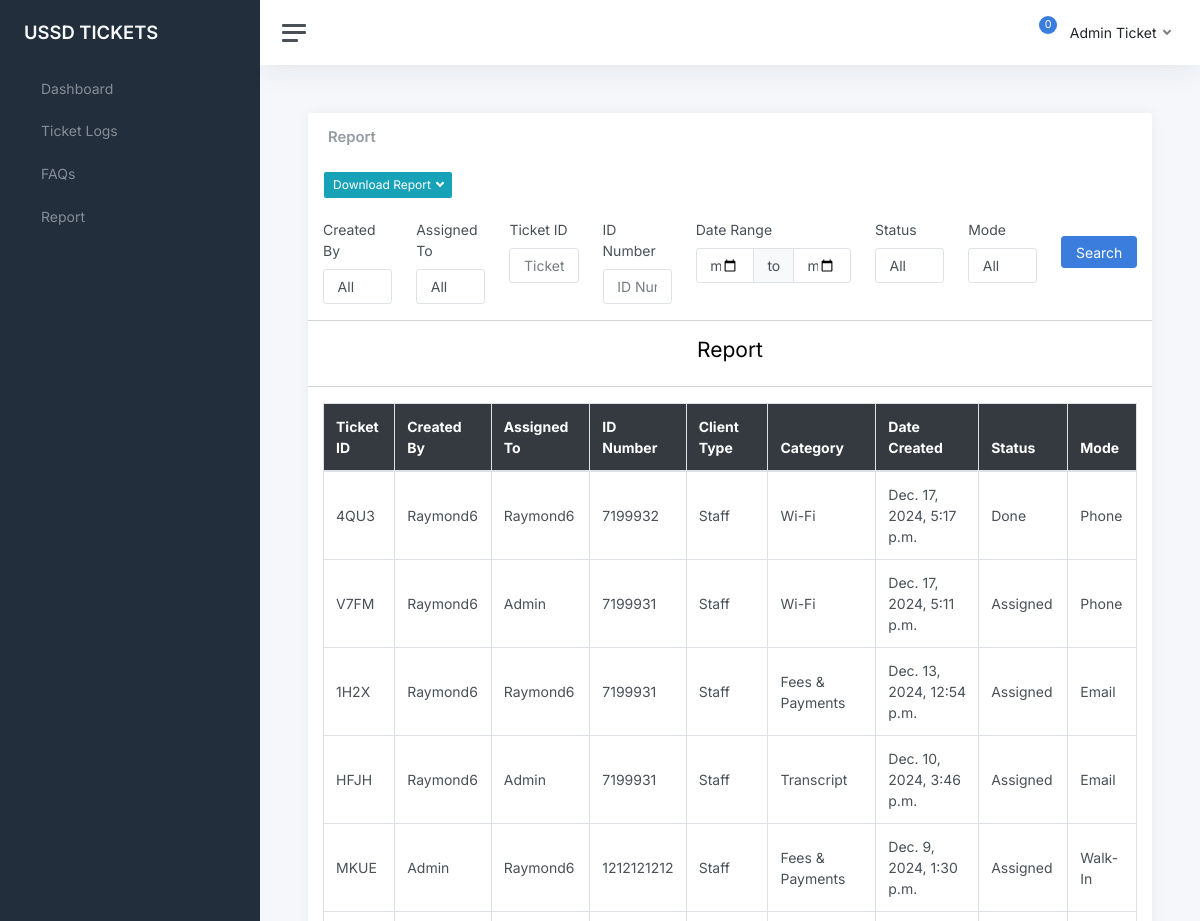
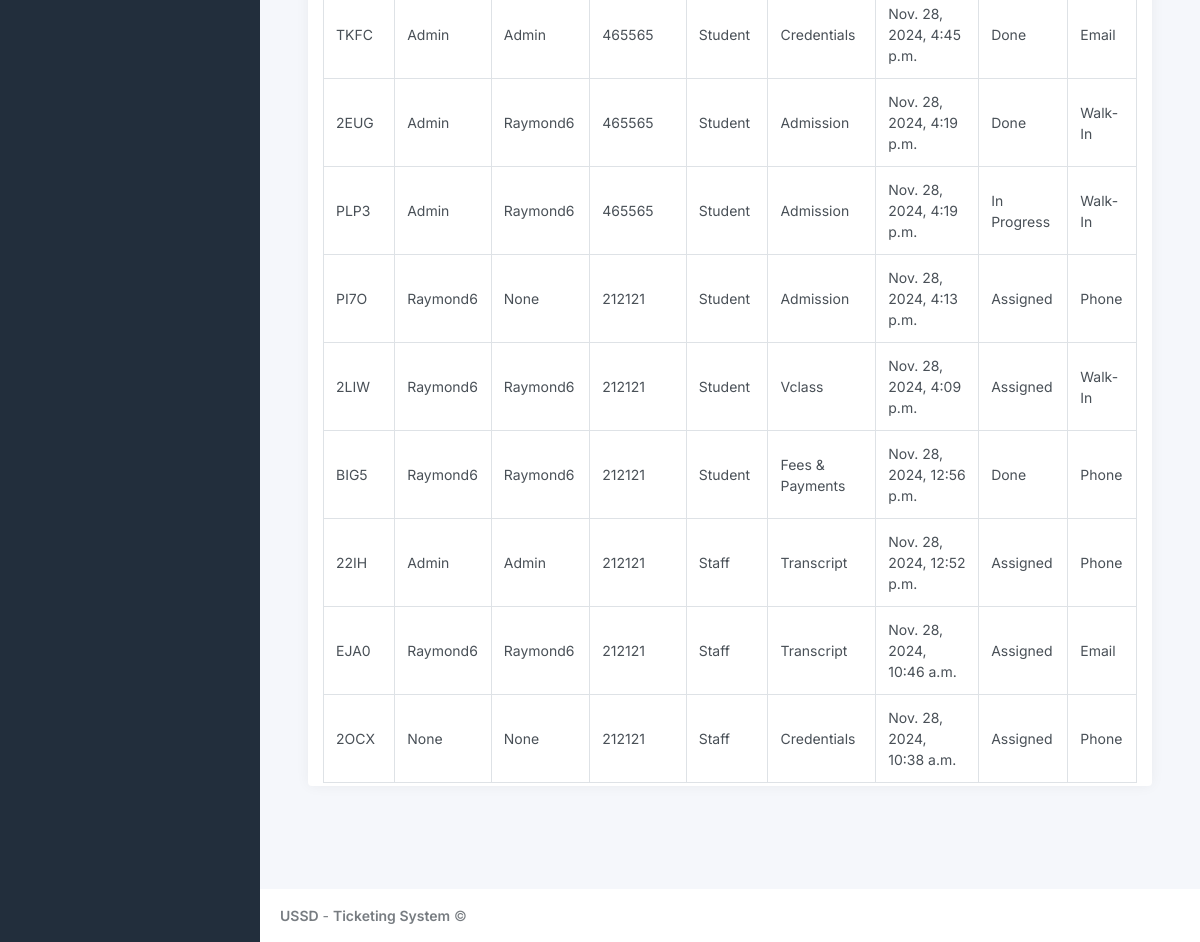
/report (signed in), run on an earlier commit of the app's database (2 pictures, top to bottom).
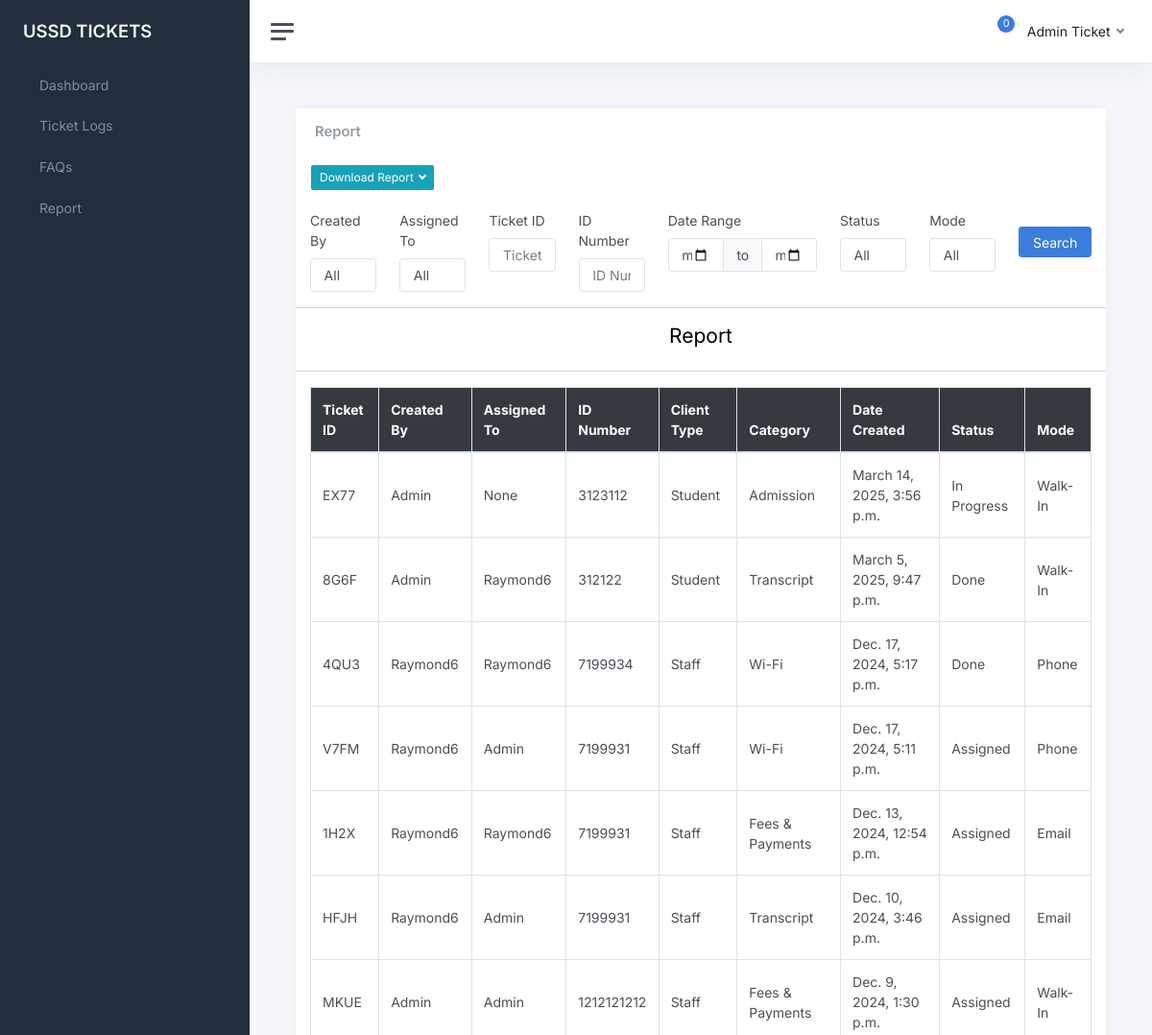
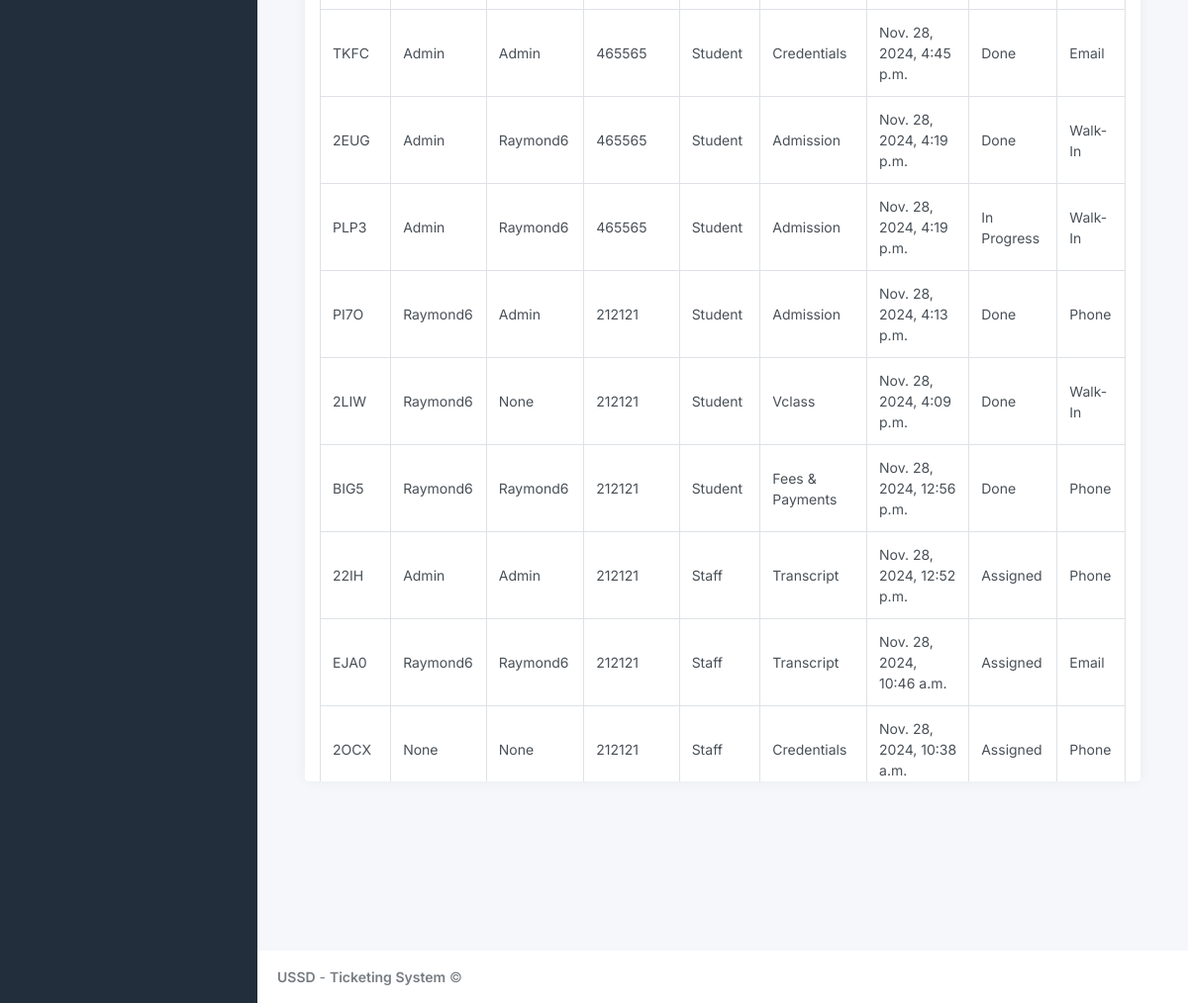
And on a later commit of the database (2 pictures, top to bottom).
### ticksys/models.py (models this page shows, shortened)
class Ticket(models.Model):
    TICKET_STATUS = [
        ('Assigned', 'Assigned'),
        ('In Progress', 'In Progress'),
        ('Done', 'Done'),
    ]
    CLIENT_TYPE = [
        ('Staff', 'Staff'),
        ('Student', 'Student'),
        ('Other', 'Other')
    ]
    MODE_CHOICES = [
        ('Walk-In', 'Walk-In'),
        ('Phone', 'Phone'),
        ('Email', 'Email'),
        ('Other', 'Other')
    ]
    CATEGORY = [
        ('Credentials', 'Credentials'),
        ('Fees & Payments', 'Fees & Payments'),
        ('VClass', 'VClass'),
        ('Transcript', 'Transcript'),
        ('Admission', 'Admission'),
        ('Wi-Fi', 'Wi-Fi'),
        ('AIM App', 'AIM App'),
        ('Telecel', 'Telecel'),
        ('Biometric', 'Biometric'),
        ('Other', 'Other')
    ]
    user = models.ForeignKey(User, models.CASCADE, null=True)
    ticket_number = models.CharField(max_length=4, default=generate_ticket_number, unique=True, editable=False)
    id_number = models.CharField(max_length=20, unique=False)
    description = models.TextField()
    status = models.CharField(max_length=25, choices=TICKET_STATUS, default='In Progress')
    category = models.CharField(max_length=100, choices=CATEGORY)
    client_type = models.CharField(max_length=20, choices=CLIENT_TYPE, default='Student')
    created_at = models.DateTimeField(auto_now_add=True)
    updated_at = models.DateTimeField(auto_now=True)
    mode = models.CharField(max_length=20, choices=MODE_CHOICES, default='Walk-In')
    assigned_to = models.CharField(max_length=30, null=True)
    created_by = models.CharField(max_length=30, null=True)

### ticksys/views.py (the view, shortened to what this page needs)
# urls.py: path('report', user_views.report, name='report'),
def report(request):
    user = request.user
    if request.user.is_superuser:
        tickets = Ticket.objects.annotate(
            month_year=TruncMonth('created_at')
        ).values('month_year').annotate(
            count=Count('id')
        ).order_by('-month_year')
    else:
        tickets = Ticket.objects.filter(Q(user=user) | Q(assigned_to=user.username)).annotate(
            month_year=TruncMonth('created_at')
        ).values('month_year').annotate(
            count=Count('id')
        ).order_by('-month_year')
    status_options = Ticket.objects.values_list('status', flat=True).distinct()
    available_months = [(ticket['month_year'].strftime('%B %Y'), ticket['month_year'].strftime('%Y-%m-01'), ticket['month_year'].strftime('%Y-%m-31')) for ticket in tickets]
    mode_options = Ticket.objects.values_list('mode', flat=True).distinct()
    tl = Ticket.objects.order_by('-id')
    tickets1 = Ticket.objects.all()
    tickets2 = Ticket.objects.filter(Q(user=user) | Q(assigned_to=user.username)).order_by('-id')
    user_set = set()
    assigned_to_set = set()
    for ticket in tickets1:
        if ticket.user:
            user_set.add(ticket.user)
        if ticket.assigned_to:
            assigned_to_set.add(ticket.assigned_to)
    ticket_id = request.GET.get('id')
    ticket_number = request.GET.get('ticket_number')
    created_by = request.GET.get('created_by')
    id_number = request.GET.get('id_number')
    status = request.GET.get('status')
    mode = request.GET.get('mode')
    date_from = request.GET.get('date_from')
    date_to = request.GET.get('date_to')
    assigned_to = request.GET.get('assigned_to')
    request.session['id'] = ticket_id
    request.session['ticket_number'] = ticket_number
    request.session['created_by'] = created_by
    request.session['id_number'] = id_number
    request.session['date_from'] = date_from
    request.session['date_to'] = date_to
    request.session['status'] = status
    request.session['mode'] = mode
    request.session['assigned_to'] = assigned_to
    if request.user.is_superuser:
        tl = tl.filter(
            Q(created_at__range=[date_from, date_to]) if date_from and date_to else Q()
        )
        if is_valid_queryparam(ticket_id):
            tl = tl.filter(id=ticket_id)
        if is_valid_queryparam(ticket_number):
            tl = tl.filter(ticket_number__icontains=ticket_number)
        if is_valid_queryparam(created_by):
            try:
                user = User.objects.get(username=created_by)  # Retrieve the user by username
                tl = tl.filter(Q(user=user))  # Filter by user object
            except User.DoesNotExist:
                tl = tl.none()
        if is_valid_queryparam(id_number):
            tl = tl.filter(id_number__icontains=id_number)
        if is_valid_queryparam(status):
            tl = tl.filter(status=status)
        if is_valid_queryparam(mode):
            tl = tl.filter(mode=mode)
        if is_valid_queryparam(assigned_to):
            tl = tl.filter(assigned_to__icontains=assigned_to)
        page = request.GET.get('page', 1)
        paginator = Paginator(tl, 30)
        try:
            tl = paginator.page(page)
        except PageNotAnInteger:
            tl = paginator.page(1)
        except EmptyPage:
            tl = paginator.page(paginator.num_pages)
    context = {
        'tickets1' : tickets,
        'tickets2' : tickets2,
        'ticket_list': tl,
        'ticket_id' : ticket_id,
        'created_by': created_by,
        'assigned_to' : assigned_to,
        'ticket_number': ticket_number,
        'mode': mode,
        'date_from': date_from,
        'date_to': date_to,
        'status': status,
        'available_months': available_months,
        'user_options': user_set,
        'assigned_to_options': assigned_to_set,
        'status_options' : status_options,
        'mode_options' : mode_options
    }
    return render(request, 'report.html', context)

### ticksys/views.py (called while the page is built)
def is_valid_queryparam(param):
    return param != '' and param is not None

### templates/report.html (shortened to what this page needs)
{% extends 'index.html' %}
    {% block content %}
    <main class="content">
        <div class="container-fluid p-0">
            <div class="row">
                <div class="col-12 d-flex">
                    <div class="card flex-fill">
                        <div class="card-header d-flex justify-content-between align-items-center">
                            <h5 class="card-title mb-0">Report</h5>
                        </div>
                        <div class="row">
                            <div class="col-md-3">
                                <div class="btn-group me-1 mt-2">
                                    <button class="btn btn-info btn-sm dropdown-toggle" type="button"
                                        data-bs-toggle="dropdown" aria-haspopup="true" aria-expanded="false" style="margin-left: 1rem">
                                        Download Report
                                    </button>
                                </div>
                            </div>
                        </div>
                        <br>
                        <div class="col-12">
                            <form action="{% url 'report' %}" method="GET">
                                <div class="row">
                                    {% if request.user.is_superuser  %}
                                    <div class="col">
                                        <label>Created By</label>
                                        <select class="form-control" name='created_by'>
                                            <option value="" {% if not created_by %} selected {% endif %}>All</option>
                                        </select>
                                    </div>
                                    <div class="col">
                                        <label>Assigned To</label>
                                        <select class="form-control" name='assigned_to'>
                                            <option value="" {% if not assigned_to %} selected {% endif %}>All</option>
                                        </select>
                                    </div>
                                    {% endif %}
                                    <div class="col">
                                        <label>Ticket ID</label>
                                        <input type="text" class="form-control" placeholder="Ticket ID" name='ticket_number' {% if ticket_number %} value="{{ticket_number}}" {% endif %}>
                                    </div>
                                    <div class="col">
                                        <label>ID Number</label>
                                        <input type="text" class="form-control" placeholder="ID Number" name='id_number' {% if id_number %} value="{{id_number}}" {% endif %}>
                                    </div>
                                    <div class="col">
                                        <label>Date Range</label>
                                        <div class="input-group">
                                            <input type="date" class="form-control" name="date_from" placeholder="From" {% if date_from %} value="{{ date_from }}" {% endif %}>
                                            <div class="input-group-prepend">
                                                <span class="input-group-text">to</span>
                                            </div>
                                            <input type="date" class="form-control" name="date_to" placeholder="To" {% if date_to %} value="{{ date_to }}" {% endif %}>
                                        </div>
                                    </div>
                                    <div class="col">
                                        <label>Status</label>
                                        <select class="form-control" name='status'>
                                            <option value="" {% if not status %} selected {% endif %}>All</option>
                                        </select>
                                    </div>
                                    <div class="col">
                                        <label>Mode</label>
                                        <select class="form-control" name='mode'>
                                            <option value="" {% if not mode %} selected {% endif %}>All</option>
                                        </select>
                                    </div>
                                    <div class="col" style="padding-top: 2%;">
                                        <button type="submit" class="btn btn-primary">Search</button>
                                    </div>
                                </div>
                            </form>
                        </div>
                        <hr>
            <h3 style="text-align: center;">Report</h3>
        <hr>
        {% if request.user.is_superuser  %}
        <div class="col-12">
            <div style="max-height: 70vh; overflow-y: auto;">
                <table class="table table-bordered">
                    <thead class="thead-dark">
                    <tr>
                        <th scope="col">Ticket ID</th>
                        <th scope="col">Created By</th>
                        <th scope="col">Assigned To</th>
                        <th scope="col">ID Number</th>
                        <th scope="col">Client Type</th>
                        <th scope="col">Category</th>
                        <th scope="col">Date Created</th>
                        <th scope="col">Status</th>
                        <th scope="col">Mode</th>
                    </tr>
                    </thead>
                    <tbody class="table-group-divider">
                        {% for ticket in ticket_list %}
                        <tr>
                            <td scope="col">{{ticket.ticket_number}}</td>
                            <td scope="col">{{ticket.user|title}}</td>
                            <td scope="col">{{ticket.assigned_to|title}}</td>
                            <td scope="col">{{ticket.id_number}}</td>
                            <td scope="col">{{ticket.client_type|title}}</td>
                            <td scope="col">{{ticket.category|title}}</td>
                            <td scope="col">{{ticket.created_at}}</td>
                            <td scope="col" >{{ticket.status|title}}</td>
                            <td scope="col">{{ticket.mode|title}}</td>
                        </tr>
                        {% endfor %}
                    </tbody>
                </table>
            </div>
            </div>
        </div>
        {% endif %}
                    </div>
                </div>
            </div>
            </main>
    {% endblock %}

### templates/index.html (shortened to what this page needs)
{% load static %}
{% load widget_tweaks %}
<!DOCTYPE html>
<html lang="en">
<head>
	<link href="https://stackpath.bootstrapcdn.com/bootstrap/4.5.2/css/bootstrap.min.css" rel="stylesheet">
	<link href="{% static 'css/app.css' %}" rel="stylesheet">
</head>
<body>
	<div class="wrapper">
		<nav id="sidebar" class="sidebar js-sidebar">
			<div class="sidebar-content js-simplebar">
				<a class="sidebar-brand" href="{% url 'index' %}">
          <span class="align-middle">USSD TICKETS</span>
        </a>
				<ul class="sidebar-nav">
					<li class="sidebar-item">
						<a class="sidebar-link" href="{% url 'index' %}">
               <span class="align-middle">Dashboard</span>
            </a>
					</li>
					<li class="sidebar-item">
						<a class="sidebar-link" href="{% url 'ticketlogs' %}">
               <span class="align-middle">Ticket Logs</span>
            </a>
					</li>
					<li class="sidebar-item">
						<a class="sidebar-link" href="{% url 'faqs' %}">
               <span class="align-middle">FAQs</span>
            </a>
					</li>
					<li class="sidebar-item">
						<a class="sidebar-link" href="{% url 'report' %}">
               <span class="align-middle">Report</span>
            </a>
					</li>
			</div>
		</nav>
		<div class="main">
			<nav class="navbar navbar-expand navbar-light navbar-bg">
				<a class="sidebar-toggle js-sidebar-toggle">
          <i class="hamburger align-self-center"></i>
        </a>
				<div class="navbar-collapse collapse">
					<ul class="navbar-nav navbar-align">
						<li class="nav-item dropdown">
							<a class="nav-icon dropdown-toggle" href="#" id="alertsDropdown" data-bs-toggle="dropdown">
								<div class="position-relative">
									<span class="indicator" id="notification-count">0</span>
								</div>
							</a>
						</li>
						<li class="nav-item dropdown">
							<a class="nav-link dropdown-toggle d-none d-sm-inline-block" href="#" data-bs-toggle="dropdown">
                <span class="text-dark">{{user.first_name|title}} {{user.last_name|title}}</span>
              </a>
						</li>
					</ul>
				</div>
			</nav>
			{% block content %}{% endblock %}
			<footer class="footer">
				<div class="container-fluid">
					<div class="row text-muted">
						<div class="col-6 text-start">
							<p class="mb-0">
								<a class="text-muted" href="https://helpdesk.knust.edu.gh/" target="_blank"><strong>USSD</strong></a> - <a class="text-muted" href="https://helpdesk.knust.edu.gh/" target="_blank"><strong>Ticketing System</strong></a>								&copy;
							</p>
						</div>
					</div>
				</div>
			</footer>
		</div>
	</div>
</body>
</html>

What changed in the data, as far as the page shows it:
added Ticket: ticket_number "EX77", user "Admin", assigned_to "None", id_number "3123112", client_type "Student", category "Admission", created_at "March 14, 2025, 3:56 p.m.", status "In Progress", mode "Walk-In"
added Ticket: ticket_number "8G6F", user "Admin", assigned_to "Raymond6", id_number "312122", client_type "Student", category "Transcript", created_at "March 5, 2025, 9:47 p.m.", status "Done", mode "Walk-In"
changed Ticket "4QU3": id_number "7199932" → "7199934"
changed Ticket "MKUE": assigned_to "Raymond6" → "Admin"
changed Ticket "PI7O": assigned_to "None" → "Admin"; status "Assigned" → "Done"
changed Ticket "2LIW": assigned_to "Raymond6" → "None"; status "Assigned" → "Done"
